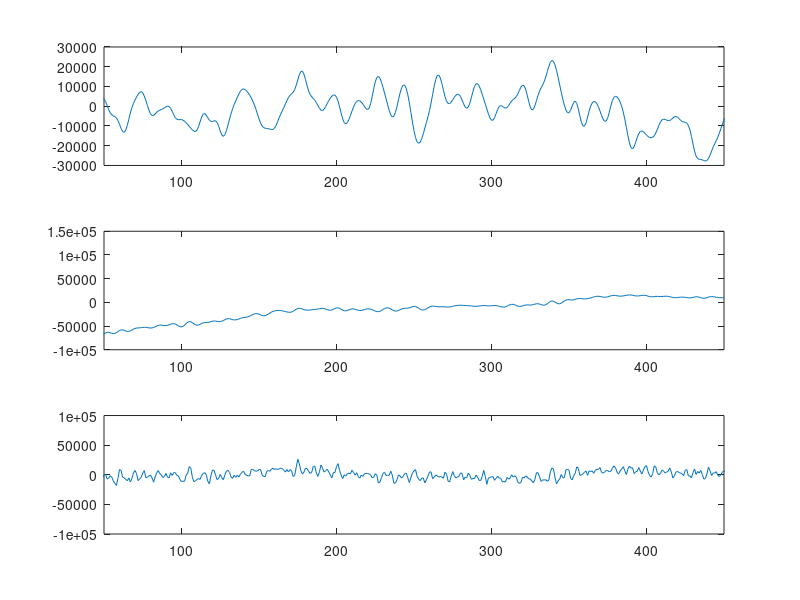
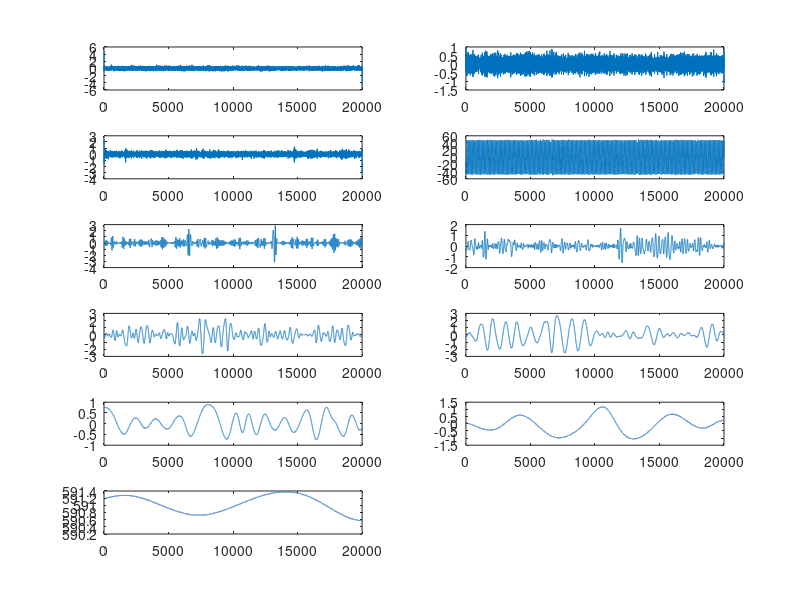

MATLAB code to generate these figures, in order:
load('CEEMDAN_FAST_TEST2_5TO25_50_500_002_results')
load('ERP_sham_test1_test2_cc')

[d,c]=butter(3,50/250,'low');
[b,a]=butter(3,0.5/250,'high');

ERP_SHAM = filtfilt(b,a,filtfilt(d,c,ERPSHAM.ES(1,:)));

modes = CEEMDAN_FAST_TEST2_5TO25_50_500_002_results;

t = 5:1/500:25/500;

figure(10);
for i = 1:1:11
    subplot(6,2,i)
    plot(modes(i,:)/10000)
end 


sum = zeros(1,max(size(modes)));

for i = 1:1:7
    sum(1,:) = sum(1,:) + modes(i,:);
end

sum_plot = sum(1,:) - modes(4,:) - modes(5,:);

sum_plot_filtered = filtfilt(b,a,filtfilt(d,c, sum_plot));

figure(9)
subplot(3,1,1)
plot(ERP_SHAM(1,24500:24999))
xlim([50 450])

subplot(3,1,2)
plot(sum_plot_filtered(1,:))
xlim([50 450])

subplot(3,1,3)
plot(sum_plot(1,:))
xlim([50 450])




